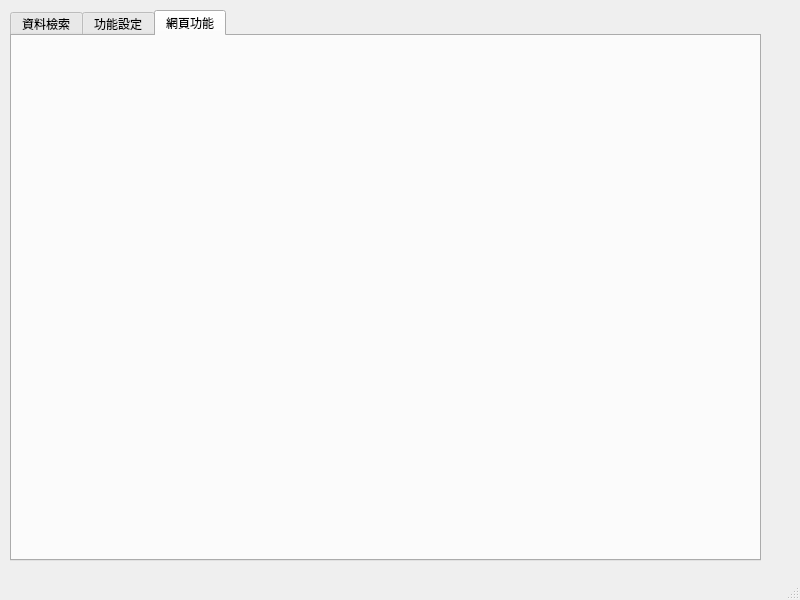
<?xml version="1.0" encoding="UTF-8"?>
<ui version="4.0">
 <class>TinyControlCenter</class>
 <widget class="QMainWindow" name="TinyControlCenter">
  <property name="geometry">
   <rect>
    <x>0</x>
    <y>0</y>
    <width>800</width>
    <height>600</height>
   </rect>
  </property>
  <property name="windowTitle">
   <string>TinyControlCenter</string>
  </property>
  <widget class="QWidget" name="centralwidget">
   <widget class="QTabWidget" name="tabWidget">
    <property name="geometry">
     <rect>
      <x>10</x>
      <y>10</y>
      <width>751</width>
      <height>551</height>
     </rect>
    </property>
    <property name="currentIndex">
     <number>2</number>
    </property>
    <widget class="QWidget" name="tab">
     <attribute name="title">
      <string>資料檢索</string>
     </attribute>
     <widget class="QGroupBox" name="groupBox_2">
      <property name="geometry">
       <rect>
        <x>0</x>
        <y>10</y>
        <width>651</width>
        <height>341</height>
       </rect>
      </property>
      <property name="title">
       <string>資料查詢</string>
      </property>
      <widget class="QTableView" name="tableView">
       <property name="geometry">
        <rect>
         <x>20</x>
         <y>90</y>
         <width>621</width>
         <height>231</height>
        </rect>
       </property>
      </widget>
      <widget class="QLineEdit" name="lineEdit">
       <property name="geometry">
        <rect>
         <x>20</x>
         <y>60</y>
         <width>381</width>
         <height>20</height>
        </rect>
       </property>
      </widget>
      <widget class="QComboBox" name="comboBox">
       <property name="geometry">
        <rect>
         <x>20</x>
         <y>20</y>
         <width>69</width>
         <height>22</height>
        </rect>
       </property>
       <item>
        <property name="text">
         <string>ORD</string>
        </property>
       </item>
       <item>
        <property name="text">
         <string>TQC</string>
        </property>
       </item>
       <item>
        <property name="text">
         <string>WIP</string>
        </property>
       </item>
       <item>
        <property name="text">
         <string>CPS</string>
        </property>
       </item>
       <item>
        <property name="text">
         <string>CR2</string>
        </property>
       </item>
       <item>
        <property name="text">
         <string>PAY</string>
        </property>
       </item>
      </widget>
      <widget class="QPushButton" name="btn_LoadData">
       <property name="geometry">
        <rect>
         <x>410</x>
         <y>60</y>
         <width>75</width>
         <height>23</height>
        </rect>
       </property>
       <property name="text">
        <string>執行</string>
       </property>
      </widget>
      <widget class="QPushButton" name="btn_SaveCSV">
       <property name="geometry">
        <rect>
         <x>490</x>
         <y>60</y>
         <width>75</width>
         <height>23</height>
        </rect>
       </property>
       <property name="text">
        <string>存成CSV</string>
       </property>
      </widget>
     </widget>
    </widget>
    <widget class="QWidget" name="tab_2">
     <attribute name="title">
      <string>功能設定</string>
     </attribute>
     <widget class="QGroupBox" name="groupBox">
      <property name="geometry">
       <rect>
        <x>10</x>
        <y>20</y>
        <width>120</width>
        <height>80</height>
       </rect>
      </property>
      <property name="title">
       <string>網路切換</string>
      </property>
      <widget class="QPushButton" name="LANButton">
       <property name="geometry">
        <rect>
         <x>20</x>
         <y>20</y>
         <width>75</width>
         <height>23</height>
        </rect>
       </property>
       <property name="text">
        <string>區域網路</string>
       </property>
      </widget>
      <widget class="QPushButton" name="WLANButton">
       <property name="geometry">
        <rect>
         <x>20</x>
         <y>50</y>
         <width>75</width>
         <height>23</height>
        </rect>
       </property>
       <property name="text">
        <string>WiFi</string>
       </property>
      </widget>
     </widget>
    </widget>
    <widget class="QWidget" name="tab_3">
     <attribute name="title">
      <string>網頁功能</string>
     </attribute>
    </widget>
   </widget>
  </widget>
  <widget class="QMenuBar" name="menubar">
   <property name="geometry">
    <rect>
     <x>0</x>
     <y>0</y>
     <width>800</width>
     <height>22</height>
    </rect>
   </property>
  </widget>
  <widget class="QStatusBar" name="statusbar"/>
 </widget>
 <resources/>
 <connections/>
</ui>
